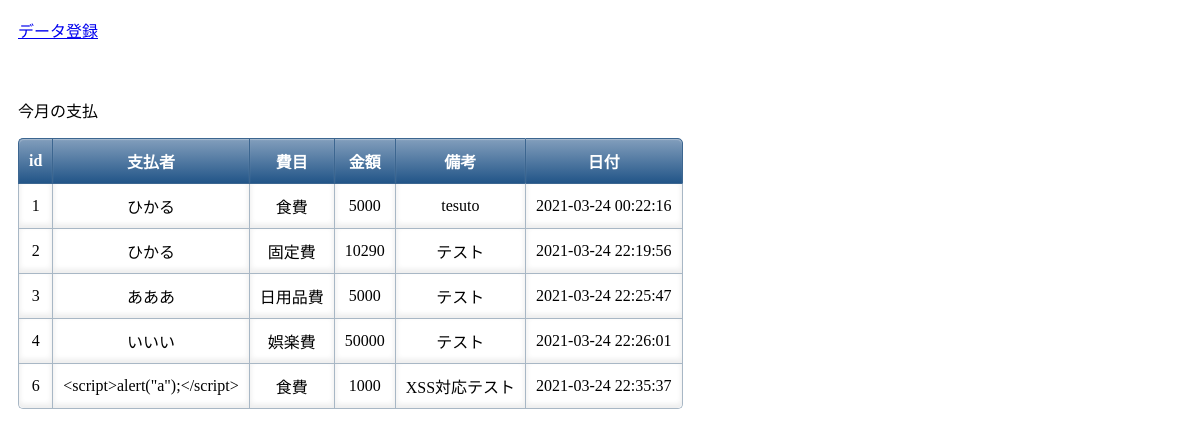
The page /select.php on the database its author committed.
### tables this page shows
CREATE TABLE `seisan_table` (
  `id` int(12) NOT NULL,
  `name` varchar(64) NOT NULL,
  `category` varchar(64) NOT NULL,
  `money` int(12) NOT NULL,
  `note` text,
  `date` datetime NOT NULL
);

### select.php (the view, shortened to what this page needs)
<?php
try {
$pdo = new PDO('mysql:dbname=seisan_db;charset=utf8;host=localhost','root','root');
} catch (PDOException $e) {
  exit('データベースに接続できませんでした。'.$e->getMessage());
}
$stmt = $pdo->prepare("SELECT * FROM seisan_table WHERE date >= '2021-03-01' and date <= '2021-03-31';");
$status = $stmt->execute();
$view="";
if($status==false){
  $error = $stmt->errorInfo();
  exit("ErrorQuery:".$error[2]);
}else{
  while( $result = $stmt->fetch(PDO::FETCH_ASSOC)){
    $results[] = $result;
  }
}
?>
<!DOCTYPE html>
<html lang="ja">
<head>
<link href="css/table.css" rel="stylesheet">
</head>
<body id="main">
<header>
  <nav>
    <div>
      <a href="index.php">データ登録</a>
      </div>
  </nav>
</header>
<div>
    <div><?=$view?></div>
    <p>今月の支払</p>
    <table>
      <tr>
        <th>id</th>
        <th>支払者</th>
        <th>費目</th>
        <th>金額</th>
        <th>備考</th>
        <th>日付</th>
      </tr>
<?php
foreach($results as $result){
  ?>
<tr>
<td><?php echo $result['id']; ?></td>
<td><?php echo $result['name']; ?></td>
<td><?php echo $result['category']; ?></td>
<td><?php echo $result['money']; ?></td>
<td><?php echo $result['note']; ?></td>
<td><?php echo $result['date']; ?></td>
</tr>
  <?php
}
?>
</table>
</div>
</body>
</html>

### css/table.css (style rules this page uses)
table { border-collapse: separate; border-spacing: 0; }
table th:first-child { border-radius: 5px 0 0 0; }
table th:last-child { border-radius: 0 5px 0 0; border-right: 1px solid #3c6690; }
table th { text-align: center; color: white; background: linear-gradient(#829ebc, #225588); border-left: 1px solid #3c6690; border-top: 1px solid #3c6690; border-bottom: 1px solid #3c6690; box-shadow: 0px 1px 1px rgba(255, 255, 255, 0.3) inset; padding: 10px; }
table td { text-align: center; border-left: 1px solid #a8b7c5; border-bottom: 1px solid #a8b7c5; border-top: none; box-shadow: 0px -3px 5px 1px #eee inset; padding: 10px; }
table td:last-child { border-right: 1px solid #a8b7c5; }
table tr:last-child td:first-child { border-radius: 0 0 0 5px; }
table tr:last-child td:last-child { border-radius: 0 0 5px 0; }

### select.php (style rules this page uses)
div { padding: 10px;font-size:16px; }

### rows shown on the page
seisan_table: id "1", name "ひかる", category "食費", money "5000", note "tesuto", date "2021-03-24 00:22:16"
seisan_table: id "2", name "ひかる", category "固定費", money "10290", note "テスト", date "2021-03-24 22:19:56"
seisan_table: id "3", name "あああ", category "日用品費", money "5000", note "テスト", date "2021-03-24 22:25:47"
seisan_table: id "4", name "いいい", category "娯楽費", money "50000", note "テスト", date "2021-03-24 22:26:01"
seisan_table: id "6", name "<script>alert(\"a\");</script>", category "食費", money "1000", note "XSS対応テスト", date "2021-03-24 22:35:37"
